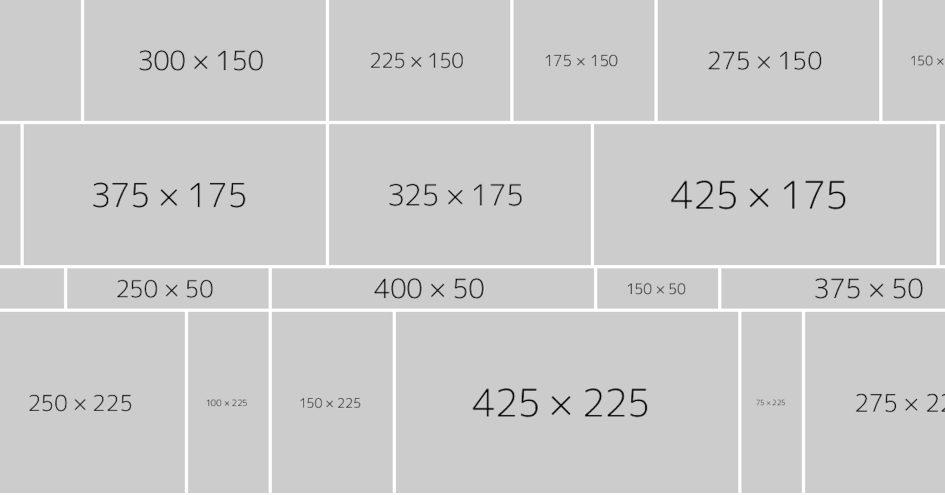
#> input picture images/placeholders/sizes.png, 2834 x 1484 px (shown at 1/3 size)
$ python badge.py
#> lines starting #> are read from the running program, lines starting #| are printed output that depends on the picture
from PIL import Image, ImageOps, ImageDraw

im = Image.open("../images/placeholders/sizes.png")
#> im is the input picture: PIL image 2834x1484 RGB; min 0, max 255, mean 204
crop_size = (120, 120)
min_size = (160,160)

# [22 lines of commented-out code are left out]

im = Image.new("RGBA", (280, 120), (0, 0, 0, 0))
#> im: PIL image 280x120 RGBA; every value is 0
d = ImageDraw.Draw(im)
d.rounded_rectangle(
    [(0, 0), (280, 120)],radius=6,fill=(200, 200, 200),outline=None
)
# [12 lines of commented-out code are left out]
d.rounded_rectangle(
    [(11, 11), (280-11, 120-11)],radius=5,outline=(0,0,0), width=1
)
d.rounded_rectangle(
    [(10, 10), (280-10, 120-10)],radius=5,outline=(255,255,255), width=1
)
d.rounded_rectangle(
    [(9, 9), (280-9, 120-9)],radius=5,outline=(0,0,0), width=1
)
pad = 20
im_padded = ImageOps.expand(im, border=pad, fill=(0,0,0,0))
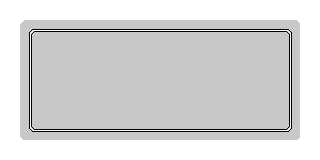
#> im_padded: PIL image 320x160 RGBA; mean R, G, B, A 126.4, 126.4, 126.4, 167.2; transparent parts drawn white
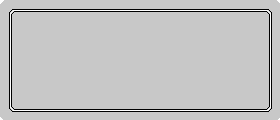
#> im: PIL image 280x120 RGBA; mean R, G, B, A 192.6, 192.6, 192.6, 254.8; transparent parts drawn white

im_padded.show()
# [22 lines of commented-out code are left out]
